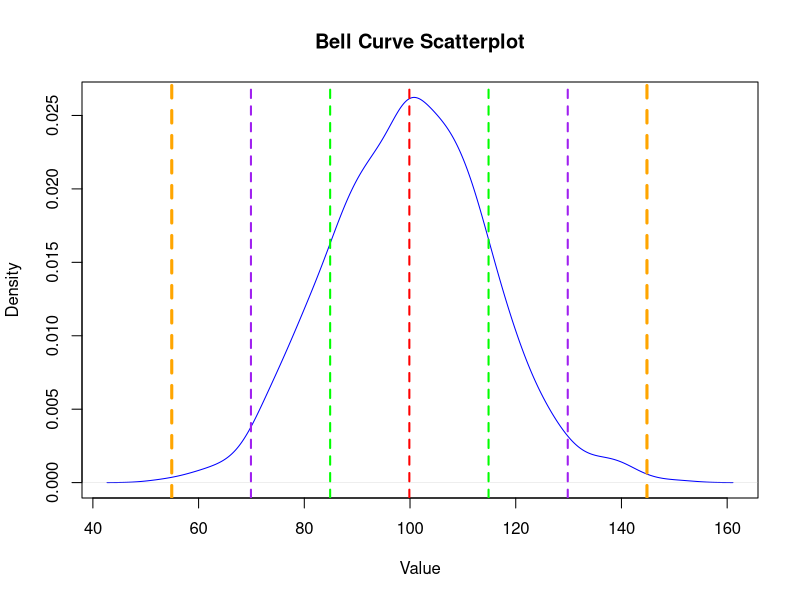

This chart was generated by the following R code:
# Generate random numbers from a normal distribution
num_points <- 1000
random_numbers <- rnorm(num_points, mean = 100, sd = 15)

# Create a scatterplot of the random numbers
plot(density(random_numbers), main = "Bell Curve Scatterplot", xlab = "Value", ylab = "Density", col = "blue")

# Calculate mean and standard deviation
mean_val <- mean(random_numbers)
sd_val <- sd(random_numbers)

# Add mean line
abline(v = mean_val, col = "red", lwd = 2, lty = 2, label = "Mean")

# Add +1 & -1 standard deviation lines
abline(v = c(mean_val - sd_val, mean_val + sd_val), col = "green", lwd = 2, lty = 2, label = "SD")

# Add +2 & -2 standard deviation lines
abline(v = c(mean_val - 2 * sd_val, mean_val + 2 * sd_val), col = "purple", lwd = 2, lty = 2, label = "2SD")

# Add +3 & -3 standard deviation lines
abline(v = c(mean_val - 3 * sd_val, mean_val + 3 * sd_val), col = "orange", lwd = 3, lty = 2, label = "3SD")
